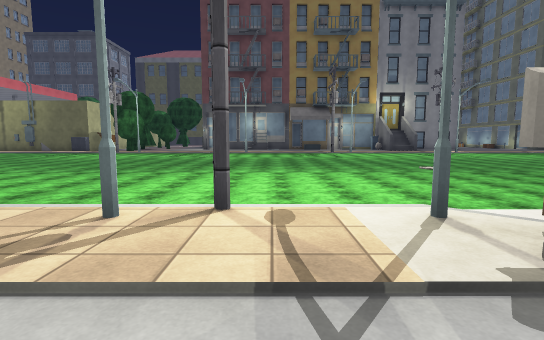
[1] (above)

21 first-person views from a walk through a Unity game level. The camera is 1.3 m above the floor, tilts 6° down and sees 85° across. The floor is counted in squares, 2 m on a side. Each view is taken from the middle of a square. On the plan, view 1 faces up. The plan holds only what a view shows up to about 9 squares ahead; the rest is blank. The place goes on beyond the plan. The player is left out. Some animated figures are not drawn. Surface patterns are stand-ins for the level's own textures.

[2]
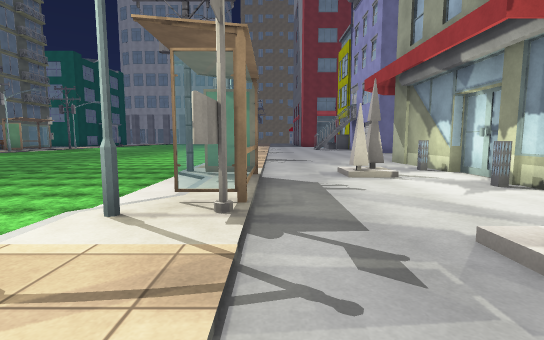

[3]
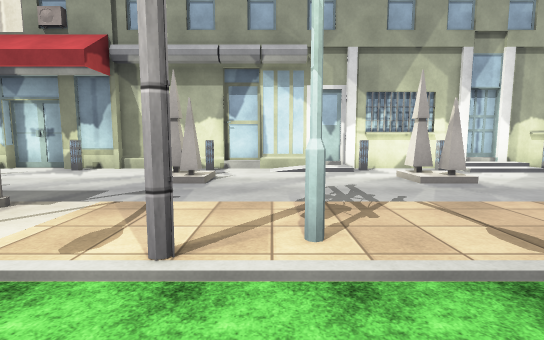

[4]
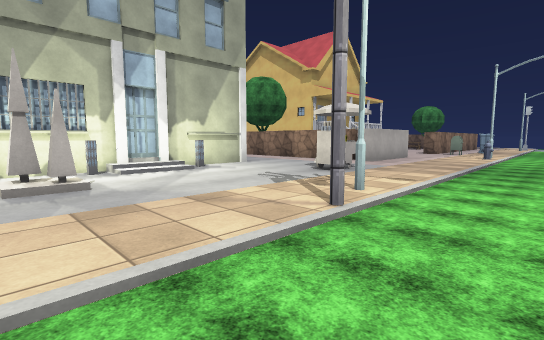

[5]
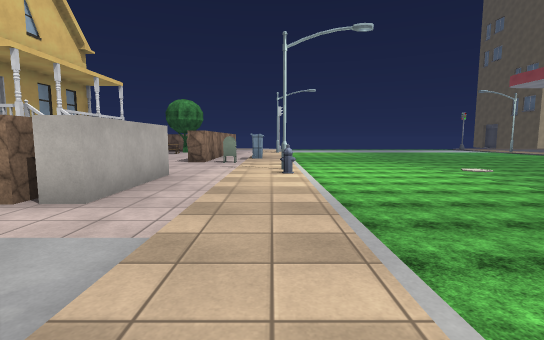

[6]
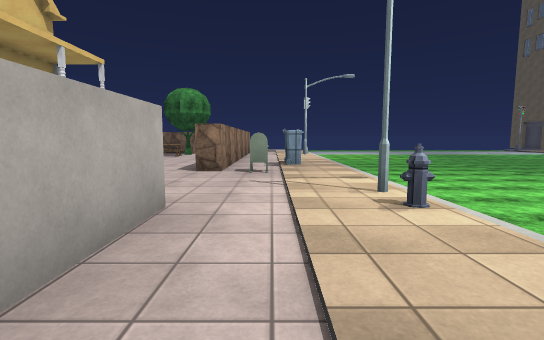

[7]
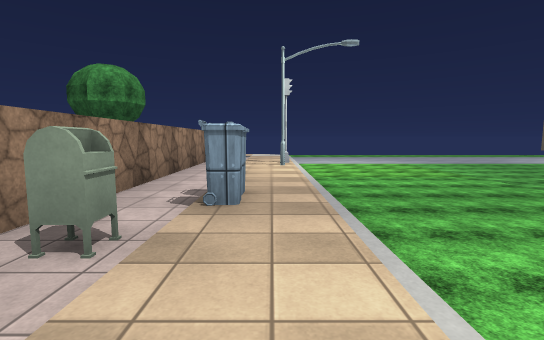

[8]
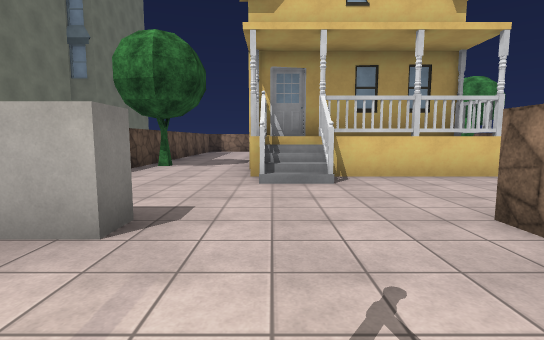

[9]
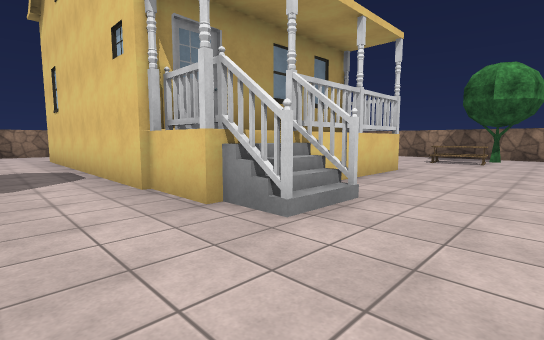

[10]
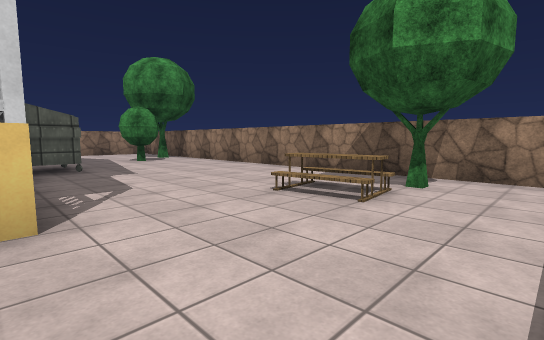

[11]
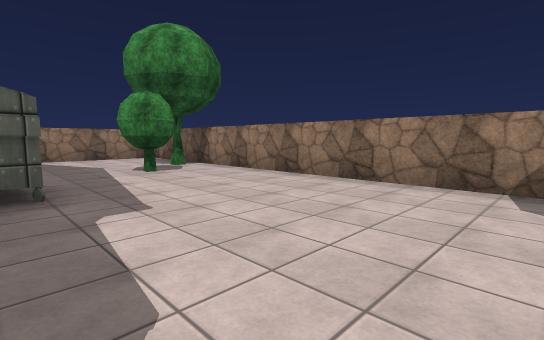

[12]
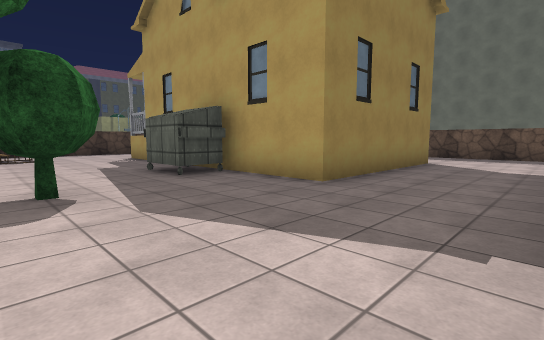

[13]
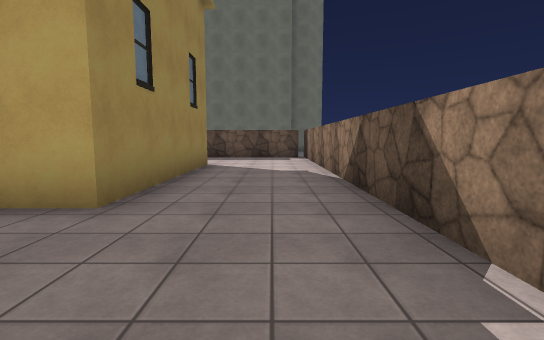

[14]
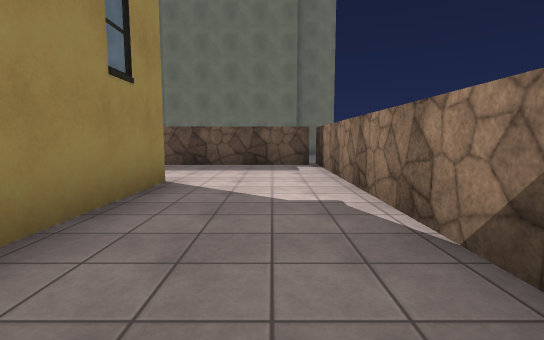

[15]
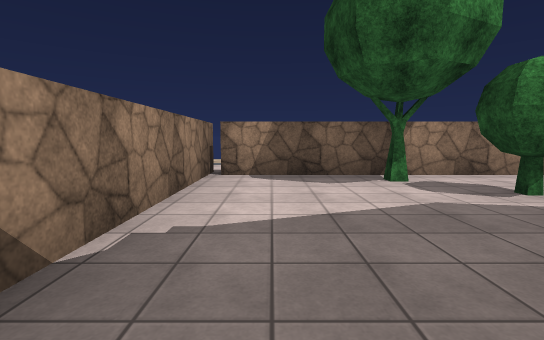

[16]
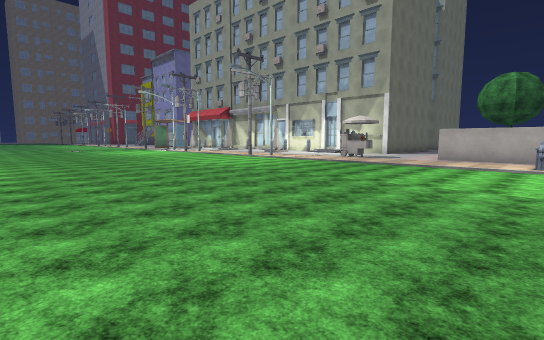

[17]
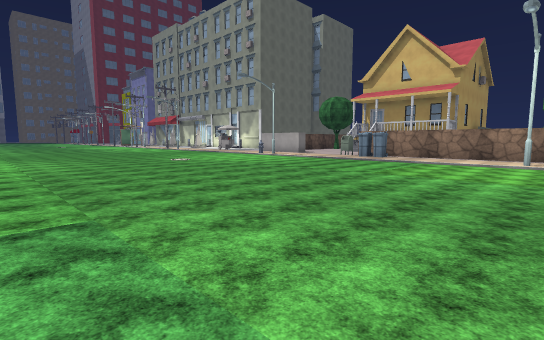

[18]
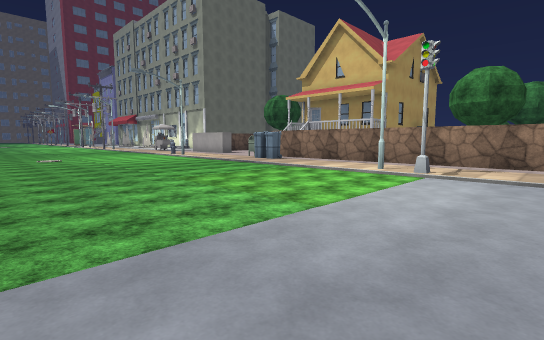

[19]
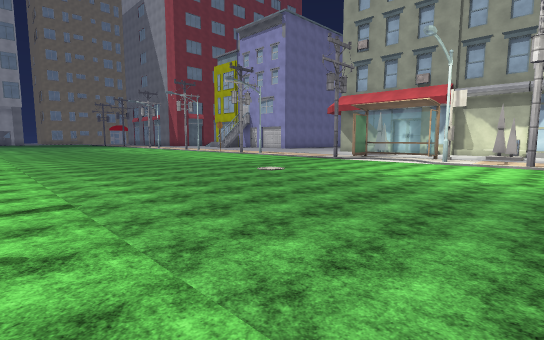

[20]
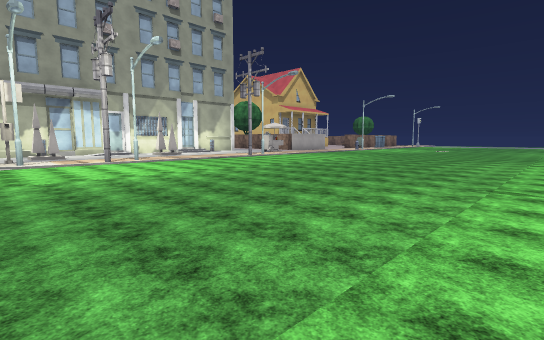

[21]
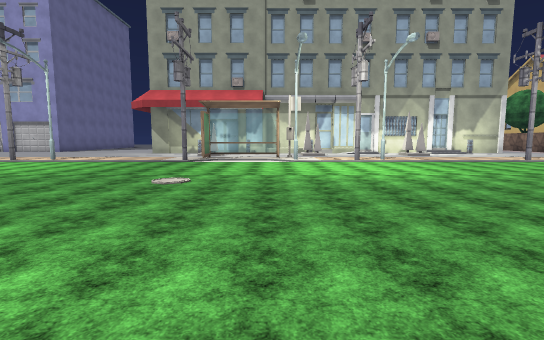

### Floor plan
Key: @ floor where view 1 was taken; # wall or solid block; . floor; / step, stairs or slope; = window, fence, low wall or low ledge; P pole; S streetlight; L lamp; H hydrant; M mailbox; B building; I bin; T tree; E bench; O other object.
Columns run from 25 left of view 1 to 9 right of it. Each row starts with its distance up from view 1.
 11   ..........      ................
 10  ..................................
  9  ..................................
  8 ..................................
  7 ..................................
  6 ..................................
  5 ..................................
  4 ..................................
  3 ....................P....P...PP...P
  2 ..#S.......H.......S....S.S=.O...S.
  1 .......IM..S................O.....
  0 #########...OO..#........@........
 -1 #............#.......O/..O...O....
 -2 #.T..........   ..L//LL/.L..L#L..
 -3 #..E.....BB..    ################
 -4 #.....BBBBB..
 -5 #.....#####..#
 -6 #.....    #..T
 -7 #.....    #..#
 -8 #....I    #..
 -9 #....I#   #..
-10 #.TT..#   #..#
-11 #T....#####..#
-12 #............#
-13 #............#
-14 ##...........#
-15  #############

Where each view was taken, in squares from view 1:
view 1: 0 up, 0 right, facing up
view 2: 1 up, 1 left, facing right
view 3: 4 up, 1 left, facing down
view 4: 4 up, 3 left, facing down-left
view 5: 2 up, 8 left, facing left
view 6: 1 up, 11 left, facing left
view 7: 2 up, 15 left, facing left
view 8: 2 up, 15 left, facing down
view 9: 1 down, 13 left, facing down-left
view 10: 1 down, 19 left, facing down-left
view 11: 4 down, 20 left, facing down-left
view 12: 14 down, 23 left, facing up-right
view 13: 13 down, 22 left, facing right
view 14: 13 down, 19 left, facing right
view 15: 13 down, 19 left, facing left
view 16: 10 up, 14 left, facing down-right
view 17: 11 up, 23 left, facing down-right
view 18: 8 up, 25 left, facing down-right
view 19: 11 up, 1 left, facing down-right
view 20: 11 up, 2 right, facing down-left
view 21: 11 up, 2 right, facing down
